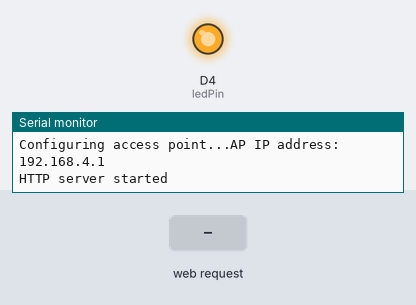
Bench run of a sketch on a simulated ESP8266 (NodeMCU). On the bench: output pins drawn as LEDs (lit = HIGH), the last lines printed to the serial monitor. The test bench sets the inputs (shaded band).

Above: at 2.2 s.
2.3 s: HTTP request GET /toggle received
At 3.2 s:
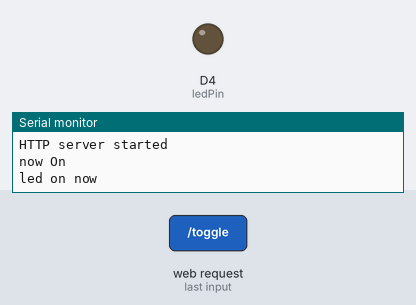
Timing chart, 0 to 5.3 s (numbered marks = the images above; inputs shaded):
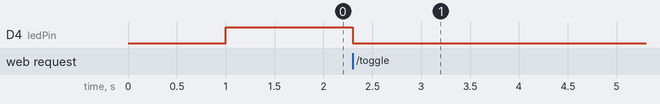

Measured:
- after the input at 2.3 s, D4 (ledPin): HIGH → LOW at once

The sketch:

ws08_WiFiAccessPoint_ONOFF_LED_CSS.ino
```cpp
#include <ESP8266WiFi.h>

#include <ESP8266WebServer.h>


const char *ssid = "esp8266";
const char *password = "12345678";

const int ledPin = D4; // 13
boolean ledStatus = false;//
String strLedStatus;
String strButtonLabel;


ESP8266WebServer server(80);


void handleRoot() {
  server.send(200, "text/html", getHtmlPage() );
}

String getHtmlPage() {
  if (ledStatus) {
      strLedStatus = "ขณะนี้ On";
      strButtonLabel = "Turn OFF";
      Serial.println("led on now");

    } else {
      strLedStatus = "ขณะนี้ OFF";
      strButtonLabel = "Turn On";

    }

  String css = "<style>.button {background-color: #990033;border: none;border-radius: 4px;color: white;padding: 7px 15px;text-align: center;text-decoration: none;text-decoration: none;}</style>";

  String strHtml = "<!DOCTYPE html><html><head>";
  strHtml += css;
  strHtml += "<meta http-equiv='Content-Type' content='text/html; charset=UTF-8'>";
  strHtml += "<meta name=\"viewport\" content=\"initial-scale=1, maximum-scale=1, ";
  strHtml += "minimum-scale=1, width=device-width, height=device-height\">";
  strHtml += "<title>Controller</title>";
  strHtml += "</head><body><h1>Controller/ควบคุม</h1>";
  strHtml += "<h3>LED/Switch: ";
  strHtml += strLedStatus;//****
  strHtml += "</h3>";
  strHtml += "<br>";
  strHtml += "<a href='./toggle' class='button'>";
  strHtml += strButtonLabel;
  strHtml += "</a> ";
  strHtml += "</body></html>";
  return strHtml;
}

void setup() {
  //ledStatus = false;
	delay(1000);

	Serial.begin(115200);
	Serial.println();
	Serial.print("Configuring access point...");
	/* You can remove the password parameter if you want the AP to be open. */
	WiFi.softAP(ssid, password);

	IPAddress myIP = WiFi.softAPIP();
	Serial.print("AP IP address: ");
	Serial.println(myIP);
	server.on("/", handleRoot);
  server.on("/toggle", toggleLed);

	server.begin();
	Serial.println("HTTP server started");

  pinMode(ledPin, OUTPUT);
  digitalWrite(ledPin, HIGH);
}

void toggleLed() {
   if (ledStatus) {
      digitalWrite(ledPin, HIGH);
      ledStatus = false;
      Serial.println("now Off");
    } else {
      digitalWrite(ledPin, LOW);
      ledStatus = true;
      Serial.println("now On");
     }
   server.send(200, "text/html", getHtmlPage() );
}


void loop() {
	server.handleClient();
}
```
